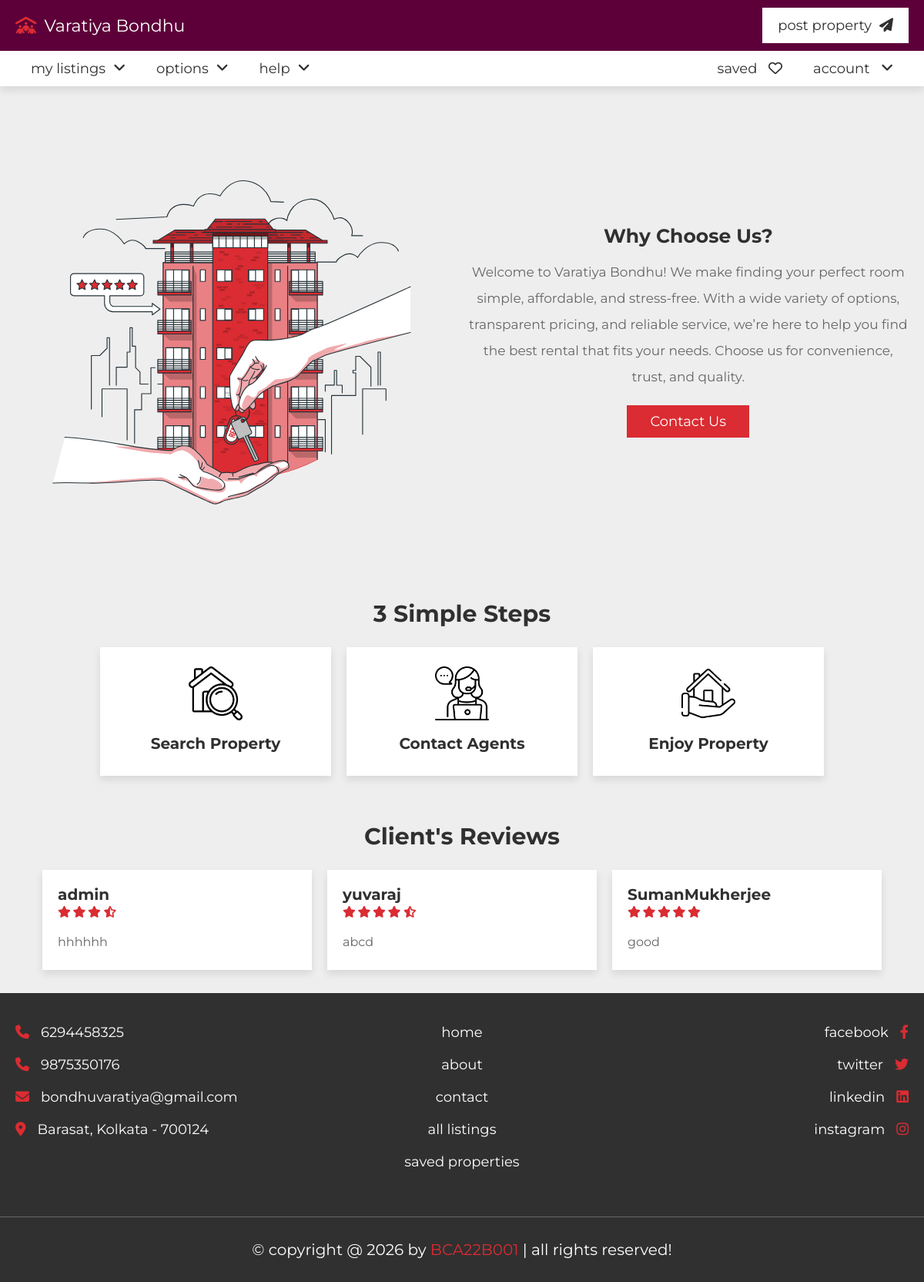
Page /about.php on the committed database.
### tables this page shows
CREATE TABLE `reviews` (
  `id` int(11) NOT NULL,
  `name` varchar(100) NOT NULL,
  `rating` float NOT NULL,
  `feedback` text NOT NULL,
  `created_at` timestamp NOT NULL DEFAULT current_timestamp()
);

### about.php (the view, shortened to what this page needs)
<?php
include 'components/connect.php';
?>
<!DOCTYPE html>
<html lang="en">
<head>
   <link rel="stylesheet" href="https://cdnjs.cloudflare.com/ajax/libs/font-awesome/6.2.0/css/all.min.css">
   <link rel="stylesheet" href="css/style.css">
</head>
<body>
<?php include 'components/user_header.php'; ?>
<section class="about">
   <div class="row">
      <div class="image">
         <img src="images/about-img.svg" alt="">
      </div>
      <div class="content">
         <h3>why choose us?</h3>
         <p>Welcome to Varatiya Bondhu! We make finding your perfect room simple, affordable, and stress-free. With a wide variety of options, transparent pricing, and reliable service, we’re here to help you find the best rental that fits your needs. Choose us for convenience, trust, and quality.</p>
         <a href="contact.php" class="inline-btn">contact us</a>
      </div>
   </div>
</section>
<section class="steps">
   <h1 class="heading">3 simple steps</h1>
   <div class="box-container">
      <div class="box">
         <img src="images/step-1.png" alt="">
         <h3>search property</h3>
      </div>
      <div class="box">
         <img src="images/step-2.png" alt="">
         <h3>contact agents</h3>
      </div>
      <div class="box">
         <img src="images/step-3.png" alt="">
         <h3>enjoy property</h3>
      </div>
   </div>
</section>
<section class="reviews">
   <h1 class="heading">client's reviews</h1>
   <div class="box-container">
      <?php
         $select_reviews = $conn->prepare("SELECT * FROM reviews ORDER BY created_at DESC");
         $select_reviews->execute();
         if($select_reviews->rowCount() > 0){
            while($review = $select_reviews->fetch(PDO::FETCH_ASSOC)){
               $full_stars = floor($review['rating']);
               $half_star = ($review['rating'] - $full_stars >= 0.5);
      ?>
      <div class="box">
         <div class="user">
            <div>
               <h3><?= htmlspecialchars($review['name']) ?></h3>
               <div class="stars">
                  <?php for($i = 0; $i < $full_stars; $i++): ?>
                     <i class="fas fa-star"></i>
                  <?php endfor; ?>
                  <?php if($half_star): ?>
                     <i class="fas fa-star-half-alt"></i>
                  <?php endif; ?>
               </div>
            </div>
         </div>
         <p><?= htmlspecialchars($review['feedback']) ?></p>
      </div>
      <?php
            }
         } else {
            echo '<p class="empty">No reviews yet.</p>';
         }
      ?>
   </div>
</section>
<?php include 'components/footer.php'; ?>
</body>
</html>

### css/style.css (style rules this page uses)
:root { --main-color:#DA2C32; --light-color:#666; --light-bg:#eee; --white:#fff; --black:#303030; --border:.1rem solid var(--light-color); --box-shodow:0 .5rem 1rem rgba(0,0,0,.1); }
* { font-family: 'Montserrat', sans-serif; margin: 0; padding: 0; box-sizing: border-box; outline: none; border: none; text-decoration: none; }
html { font-size: 62.5%; overflow-x: hidden; scroll-behavior: smooth; scroll-padding-top: 10rem; }
body { background-color: var(--light-bg); }
section { padding: 3rem 2rem; max-width: 1200px; margin: 0 auto; }
.heading { text-align: center; padding-bottom: 2.5rem; font-size: 3rem; color: var(--black); text-transform: capitalize; }
.btn, .inline-btn { margin-top: 1rem; padding: 1rem 3rem; background-color: var(--main-color); color: var(--white); cursor: pointer; text-align: center; font-size: 1.8rem; text-transform: capitalize; }
.inline-btn { display: inline-block; }
.about .row { display: flex; flex-wrap: wrap; gap: 1.5rem; align-items: center; }
.about .row .image { flex: 1 1 40rem; }
.about .row .image img { width: 100%; }
.about .row .content { flex: 1 1 40rem; text-align: center; }
.about .row .content h3 { font-size: 2.5rem; color: var(--black); margin-bottom: .5rem; text-transform: capitalize; }
.about .row .content p { line-height: 2; padding: 1rem 0; font-size: 1.7rem; color: var(--light-color); }
.steps .box-container { display: grid; grid-template-columns: repeat(auto-fit, 30rem); gap: 2rem; justify-content: center; align-items: flex-start; }
.steps .box-container .box { background-color: var(--white); padding: 2rem; text-align: center; box-shadow: var(--box-shodow); }
.steps .box-container .box img { height: 7rem; margin: .5rem 0; }
.steps .box-container .box h3 { padding: 1rem 0; font-size: 2rem; text-transform: capitalize; color: var(--black); }
.reviews .box-container { display: grid; grid-template-columns: repeat(auto-fit, 35rem); gap: 2rem; justify-content: center; align-items: flex-start; }
.reviews .box-container .box { background-color: var(--white); padding: 2rem; box-shadow: var(--box-shodow); }
.reviews .box-container .box .user { display: flex; align-items: center; gap: 1.5rem; margin-bottom: 1rem; }
.reviews .box-container .box .user h3 { font-size: 2rem; color: var(--black); padding-bottom: .3rem; }
.reviews .box-container .box .user .stars i { font-size: 1.5rem; color: var(--main-color); }
.reviews .box-container .box p { line-height: 2; padding-top: .5rem; font-size: 1.6rem; color: var(--light-color); }

### rows in the picture
reviews: name "admin", rating 3.5 (drawn), feedback "hhhhhh"
reviews: name "yuvaraj", rating 4.5 (drawn), feedback "abcd"
reviews: name "SumanMukherjee", rating 5 (drawn), feedback "good"
